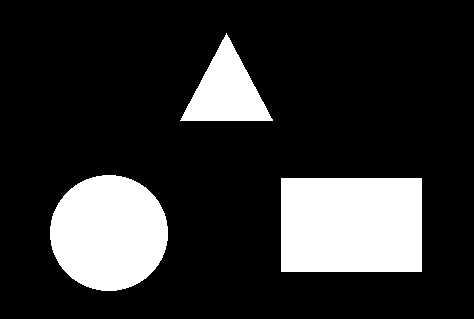
#> input picture images/figuras.bmp, 474 x 319 px
$ python class_10_p1.py
#> lines starting #> are read from the running program, lines starting #| are printed output that depends on the picture; after the words box and inside, x2 and y2 are one past the last pixel; in counts of white or black regions, pixels touching at a corner belong together
# -*- coding: utf-8 -*-
"""
Created on Sat Aug 24 15:31:19 2019

@author: luisf
"""

# =============================================================================
# DIP with openCV Class 10
#
#P1: Intro to contours
# =============================================================================

# Contours is a really important part of CV and openCV. the way that contours
# work on opencv is creating sequences that make up a contour and they can be
# nested on hierachies but here lets just make a simple example of finding
# contours of binary figures

import cv2
import os
import numpy as np

root = os.path.abspath(os.getcwd()) + '/images'

# lets read the image and keep it as (BGR even tho its binary) to draw the
# contours later using colors
figures = cv2.imread(root + '/figuras.bmp')
#> figures is the input picture: shape (319, 474, 3); 18.6% white; 3 white regions, box (x1, y1, x2, y2) and area: (281, 178, 422, 272) 13254, (50, 175, 168, 291) 10746, (180, 33, 273, 121) 4124
r,c,l = figures.shape
#> r = 319; c = 474; l = 3
cfigures = np.copy(figures)
# converting to grayscale and thresholding. findcontours works on binary images
if(l>1):
    figuresg = cv2.cvtColor(figures, cv2.COLOR_BGR2GRAY)
#> figuresg: shape (319, 474); 18.6% white; 3 white regions
figuresg[figuresg>0]=255

# findcontours receives the image, thestructure to organize the contours and
# an aproximation option for the points. It returns the image that we passed to
# it, the contours itself and the hierarchy of the contours. lets ignore
# the first one and the last one for now
contours,_ = cv2.findContours(figuresg, cv2.RETR_LIST, cv2.CHAIN_APPROX_NONE)
#> contours = 3 contours; box (x1, y1, x2, y2) and area: (281, 178, 422, 272) 13020, (50, 175, 168, 291) 10581, (180, 33, 273, 121) 3990

# function to draw the contours. an image to draw upon, the contour to draw,
# the color, and the thickness of the contour. this modifies the image it draws on!
# if the thickness is -1 it fills the contours
cv2.drawContours(cfigures,contours,-1,(0,255,0),1)
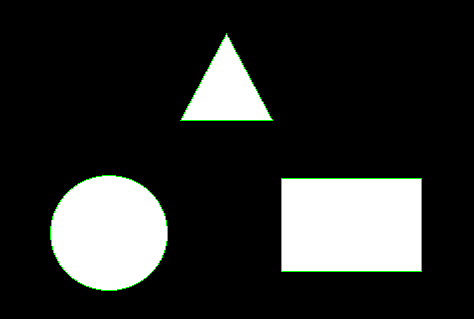
#> cfigures: shape (319, 474, 3); 0.7% of pixels changed, all inside (x1, y1, x2, y2) = (50, 33, 422, 291)

cv2.imshow('Figures and contours ',cfigures)
cv2.waitKey(0)

for i in range(3):
    #creating a mask where to draw the images
    mask = np.zeros(figures.shape[:2] , np.uint8)
    #draws each contour on a new mask filled with white
    cv2.drawContours(mask,contours,i, (255,255,255), -1)
    #calculating the area of a figure each iteration and showing it
    area = np.sum(mask)/255
    cv2.imshow('Figure: '+str(i) +' Area: '+str(area),mask)
    cv2.waitKey(0)
#> this loop made 3 passes
#> area on passes 1 to 3: 13254, 10746, 4124
#> pass 1, `cv2.imshow('Figure: '+str(i) +' Area: '+str(area),mask)`:
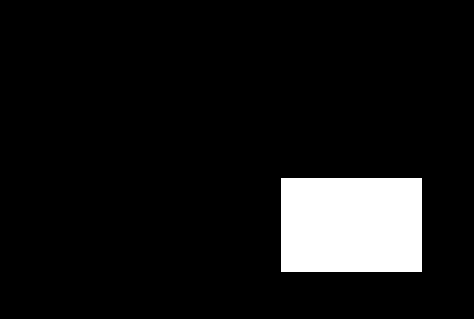
#> window 'Figure: 0 Area: 13254.0': shape (319, 474); 8.8% white; 1 white region, box (x1, y1, x2, y2) and area: (281, 178, 422, 272) 13254
#> pass 2, `cv2.imshow('Figure: '+str(i) +' Area: '+str(area),mask)`:
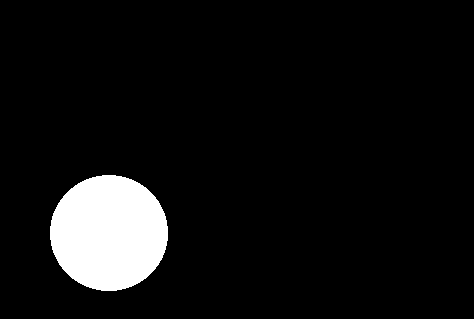
#> window 'Figure: 1 Area: 10746.0': shape (319, 474); 7.1% white; 1 white region, box (x1, y1, x2, y2) and area: (50, 175, 168, 291) 10746
#> after the loop:
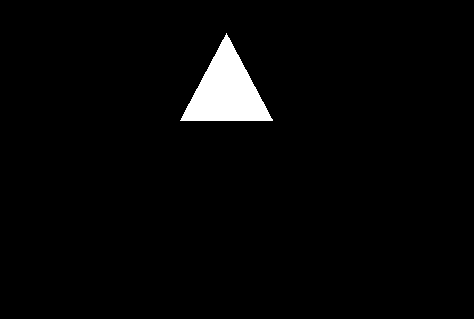
#> mask: shape (319, 474); 2.7% white; 1 white region, box (x1, y1, x2, y2) and area: (180, 33, 273, 121) 4124

cv2.destroyAllWindows()
